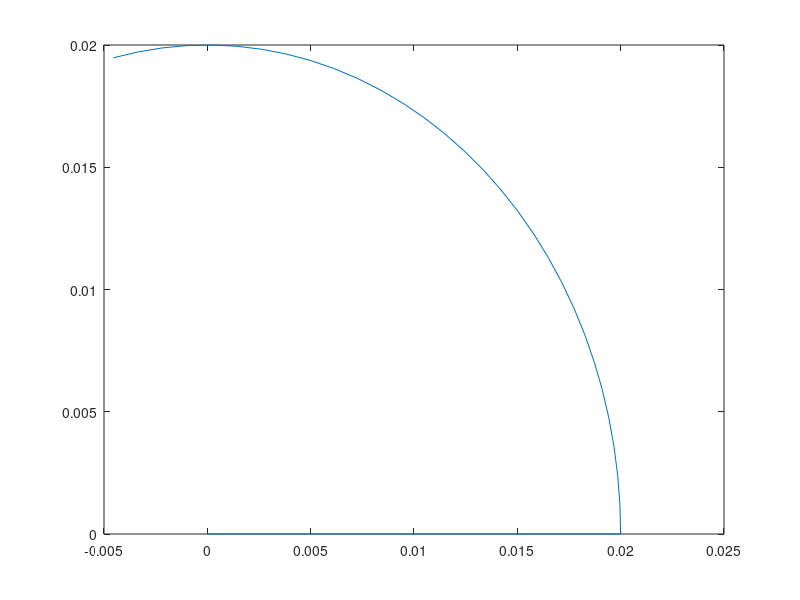

The MATLAB source for this figure:
% clear all;close all;clc;

% ts = 0; te = 10; %起始结束时间

% xs = [ts^5 ts^4 ts^3 ts^2 ts 1]; %起始状态x v a
% vs = [5 * ts^4 4 * ts^3 3 * ts^2 2 * ts 1 0];
% as = [20 * ts^3 12 * ts^2 6 * ts 2 0 0];

% xe = [te^5 te^4 te^3 te^2 te 1]; %结束状态x v a
% ve = [5 * te^4 4 * te^3 3 * te^2 2 * te 1 0];
% ae = [20 * te^3 12 * te^2 6 * te 2 0 0];

% A = [xs; vs; as; xe; ve; ae];
% t = ts:0.01:te;

% for i = -5:5
%     B = [0 0 0 i 0 0]'; %[xs vs as xe ve ae] %都是横向的状态

%     X = inv(A) * B;

%     x = X(1) * t.^5 + X(2) * t.^4 + X(3) * t.^3 + X(4) * t.^2 + X(5) * t + X(6);
%     v = 5 * X(1) * t.^4 + 4 * X(2) * t.^3 + 3 * X(3) * t.^2 + 2 * X(4) * t + X(5);
%     a = 20 * X(1) * t.^3 + 12 * X(2) * t.^2 + 6 * X(3) * t + 2 * X(4);

%     subplot(3, 1, 1);
%     plot(t, x) %位置
%     hold on;

%     subplot(3, 1, 2);
%     plot(t, v) %速度
%     hold on;

%     subplot(3, 1, 3);
%     plot(t, a) %加速度
%     hold on;

% end

dt_ = 0.1;
i = 2;
yaw_(1) = 0;
x_(1) = 0;
y_(1) = 0;
v = 0.2;
y = 0.6;

for t = 0:0.1:3

    yaw_(i) = yaw_(i - 1) + y * dt_;
    x_(i) = v * cos(yaw_(i - 1)) * dt_;
    y_(i) = v * sin(yaw_(i - 1)) * dt_;
    i = i + 1;

end

plot(x_, y_);
